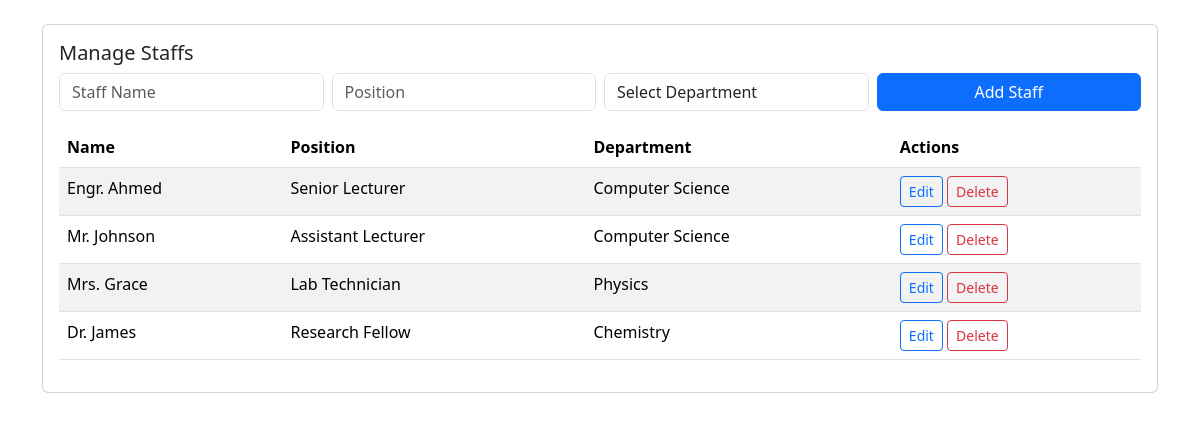
The page /add_staff.php (signed in) on the database its author committed.
### tables this page shows
CREATE TABLE IF NOT EXISTS staffs (
  id INT AUTO_INCREMENT PRIMARY KEY,
  name VARCHAR(150) NOT NULL,
  position VARCHAR(150) NOT NULL,
  department_id INT NOT NULL,
  created_at TIMESTAMP DEFAULT CURRENT_TIMESTAMP,
  FOREIGN KEY (department_id) REFERENCES departments(id) ON DELETE CASCADE
);

CREATE TABLE IF NOT EXISTS departments (
  id INT AUTO_INCREMENT PRIMARY KEY,
  name VARCHAR(150) NOT NULL,
  hod_name VARCHAR(150) NOT NULL,
  hod_image VARCHAR(255) DEFAULT NULL,
  created_at TIMESTAMP DEFAULT CURRENT_TIMESTAMP
);

### add_staff.php (the view, shortened to what this page needs)
<?php
include('config.php');
$dept_id = isset($_GET['dept_id']) ? intval($_GET['dept_id']) : 0;
$staffs = mysqli_query($conn, "SELECT s.*, d.name AS dept_name FROM staffs s JOIN departments d ON s.department_id = d.id ORDER BY s.created_at DESC");
?>
<!doctype html>
<html>
<head>
<link href="https://cdn.jsdelivr.net/npm/bootstrap@5.3.2/dist/css/bootstrap.min.css" rel="stylesheet">
</head>
<body>
<div class="container mt-4">
    <div class="card p-3">
        <h5>Manage Staffs</h5>
        <form method="POST" class="row g-2 mb-3">
            <div class="col-md-3"><input type="text" name="name" class="form-control" placeholder="Staff Name" required></div>
            <div class="col-md-3"><input type="text" name="position" class="form-control" placeholder="Position" required></div>
            <div class="col-md-3">
                <select name="department_id" class="form-control" required>
                    <option value="">Select Department</option>
                </select>
            </div>
            <div class="col-md-3"><button type="submit" name="add_staff" class="btn btn-primary w-100">Add Staff</button></div>
        </form>
        <table class="table table-striped">
            <thead><tr><th>Name</th><th>Position</th><th>Department</th><th>Actions</th></tr></thead>
            <tbody>
            <?php while ($s = mysqli_fetch_assoc($staffs)): ?>
                <tr>
                    <td><?= htmlspecialchars($s['name']) ?></td>
                    <td><?= htmlspecialchars($s['position']) ?></td>
                    <td><?= htmlspecialchars($s['dept_name']) ?></td>
                    <td>
                        <button class="btn btn-sm btn-outline-primary"
                            data-bs-toggle="modal"
                            data-bs-target="#editModal"
                            data-id="<?= $s['id'] ?>"
                            data-name="<?= htmlspecialchars($s['name']) ?>"
                            data-position="<?= htmlspecialchars($s['position']) ?>"
                            data-dept="<?= $s['department_id'] ?>">Edit</button>
                        <a href="?delete_staff=<?= $s['id'] ?>&dept_id=<?= $dept_id ?>"
                           class="btn btn-sm btn-outline-danger"
                           onclick="return confirm('Delete this staff?');">Delete</a>
                    </td>
                </tr>
            <?php endwhile; ?>
            </tbody>
        </table>
    </div>
</div>
</body>
</html>

### rows shown on the page
staffs: name "Engr. Ahmed", position "Senior Lecturer", department.name "Computer Science"
staffs: name "Mr. Johnson", position "Assistant Lecturer", department.name "Computer Science"
staffs: name "Mrs. Grace", position "Lab Technician", department.name "Physics"
staffs: name "Dr. James", position "Research Fellow", department.name "Chemistry"
